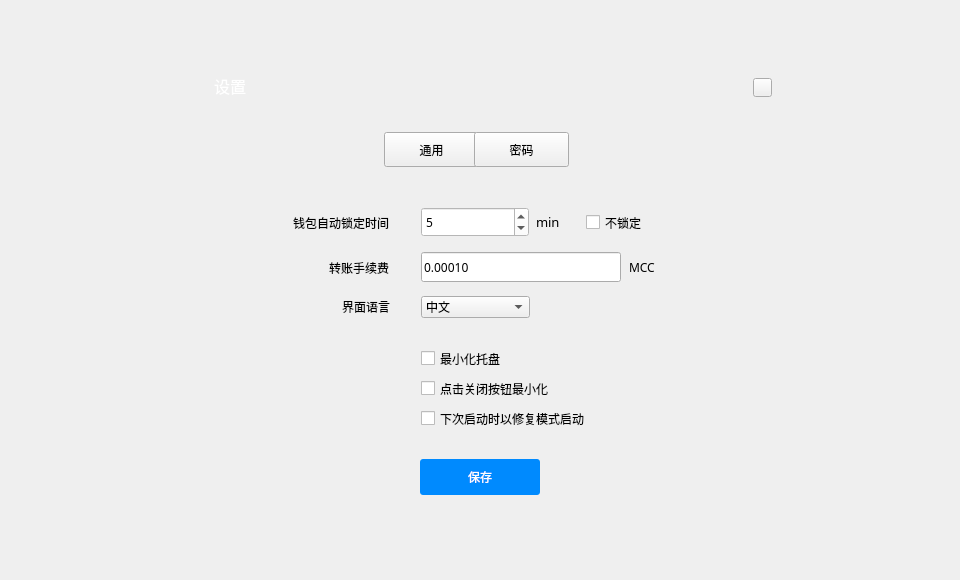
<?xml version="1.0" encoding="UTF-8"?>
<ui version="4.0">
 <class>SetDialog</class>
 <widget class="QDialog" name="SetDialog">
  <property name="geometry">
   <rect>
    <x>0</x>
    <y>0</y>
    <width>960</width>
    <height>580</height>
   </rect>
  </property>
  <property name="font">
   <font>
    <family>微软雅黑</family>
   </font>
  </property>
  <property name="windowTitle">
   <string>Dialog</string>
  </property>
  <property name="styleSheet">
   <string notr="true"/>
  </property>
  <widget class="QWidget" name="widget" native="true">
   <property name="geometry">
    <rect>
     <x>0</x>
     <y>0</y>
     <width>960</width>
     <height>580</height>
    </rect>
   </property>
   <widget class="QWidget" name="containerWidget" native="true">
    <property name="geometry">
     <rect>
      <x>166</x>
      <y>58</y>
      <width>628</width>
      <height>468</height>
     </rect>
    </property>
    <widget class="QLabel" name="label">
     <property name="geometry">
      <rect>
       <x>34</x>
       <y>17</y>
       <width>60</width>
       <height>21</height>
      </rect>
     </property>
     <property name="font">
      <font>
       <family>微软雅黑</family>
       <pointsize>12</pointsize>
       <weight>50</weight>
       <bold>false</bold>
      </font>
     </property>
     <property name="styleSheet">
      <string notr="true">color: rgb(255, 255, 255);</string>
     </property>
     <property name="text">
      <string>设置</string>
     </property>
     <property name="alignment">
      <set>Qt::AlignCenter</set>
     </property>
    </widget>
    <widget class="QToolButton" name="generalBtn">
     <property name="geometry">
      <rect>
       <x>218</x>
       <y>74</y>
       <width>95</width>
       <height>35</height>
      </rect>
     </property>
     <property name="font">
      <font>
       <family>微软雅黑</family>
       <weight>50</weight>
       <bold>false</bold>
      </font>
     </property>
     <property name="cursor">
      <cursorShape>PointingHandCursor</cursorShape>
     </property>
     <property name="styleSheet">
      <string notr="true"/>
     </property>
     <property name="text">
      <string>通用</string>
     </property>
    </widget>
    <widget class="QStackedWidget" name="stackedWidget">
     <property name="geometry">
      <rect>
       <x>0</x>
       <y>130</y>
       <width>628</width>
       <height>338</height>
      </rect>
     </property>
     <property name="currentIndex">
      <number>0</number>
     </property>
     <widget class="QWidget" name="page">
      <widget class="QToolButton" name="saveBtn">
       <property name="geometry">
        <rect>
         <x>254</x>
         <y>271</y>
         <width>120</width>
         <height>36</height>
        </rect>
       </property>
       <property name="font">
        <font>
         <family>微软雅黑</family>
        </font>
       </property>
       <property name="cursor">
        <cursorShape>PointingHandCursor</cursorShape>
       </property>
       <property name="focusPolicy">
        <enum>Qt::NoFocus</enum>
       </property>
       <property name="styleSheet">
        <string notr="true">QToolButton{background-color:rgb(0,138,254);color:#ffffff;border:none;border-radius:3px;}
QToolButton:hover{background-color:rgb(10,148,254);}</string>
       </property>
       <property name="text">
        <string>保存</string>
       </property>
      </widget>
      <widget class="QLabel" name="label_2">
       <property name="geometry">
        <rect>
         <x>92</x>
         <y>19</y>
         <width>131</width>
         <height>31</height>
        </rect>
       </property>
       <property name="font">
        <font>
         <family>微软雅黑</family>
         <pointsize>9</pointsize>
        </font>
       </property>
       <property name="text">
        <string>钱包自动锁定时间</string>
       </property>
       <property name="alignment">
        <set>Qt::AlignRight|Qt::AlignTrailing|Qt::AlignVCenter</set>
       </property>
      </widget>
      <widget class="QComboBox" name="languageComboBox">
       <property name="geometry">
        <rect>
         <x>255</x>
         <y>108</y>
         <width>109</width>
         <height>22</height>
        </rect>
       </property>
       <property name="font">
        <font>
         <family>微软雅黑</family>
        </font>
       </property>
       <property name="focusPolicy">
        <enum>Qt::NoFocus</enum>
       </property>
       <property name="styleSheet">
        <string notr="true"/>
       </property>
       <item>
        <property name="text">
         <string>中文</string>
        </property>
       </item>
       <item>
        <property name="text">
         <string>English</string>
        </property>
       </item>
      </widget>
      <widget class="QCheckBox" name="nolockCheckBox">
       <property name="geometry">
        <rect>
         <x>420</x>
         <y>24</y>
         <width>101</width>
         <height>21</height>
        </rect>
       </property>
       <property name="font">
        <font>
         <family>微软雅黑</family>
         <pointsize>9</pointsize>
        </font>
       </property>
       <property name="cursor">
        <cursorShape>PointingHandCursor</cursorShape>
       </property>
       <property name="focusPolicy">
        <enum>Qt::NoFocus</enum>
       </property>
       <property name="text">
        <string>不锁定</string>
       </property>
      </widget>
      <widget class="QSpinBox" name="lockTimeSpinBox">
       <property name="geometry">
        <rect>
         <x>255</x>
         <y>19</y>
         <width>108</width>
         <height>30</height>
        </rect>
       </property>
       <property name="font">
        <font>
         <family>微软雅黑</family>
        </font>
       </property>
       <property name="focusPolicy">
        <enum>Qt::StrongFocus</enum>
       </property>
       <property name="styleSheet">
        <string notr="true">background-color: rgb(255, 255, 255);</string>
       </property>
       <property name="readOnly">
        <bool>false</bool>
       </property>
       <property name="minimum">
        <number>0</number>
       </property>
       <property name="maximum">
        <number>60</number>
       </property>
       <property name="value">
        <number>5</number>
       </property>
      </widget>
      <widget class="QLabel" name="label_6">
       <property name="geometry">
        <rect>
         <x>123</x>
         <y>109</y>
         <width>101</width>
         <height>20</height>
        </rect>
       </property>
       <property name="font">
        <font>
         <family>微软雅黑</family>
         <pointsize>9</pointsize>
        </font>
       </property>
       <property name="text">
        <string>界面语言</string>
       </property>
       <property name="alignment">
        <set>Qt::AlignRight|Qt::AlignTrailing|Qt::AlignVCenter</set>
       </property>
      </widget>
      <widget class="QLabel" name="label_3">
       <property name="geometry">
        <rect>
         <x>370</x>
         <y>26</y>
         <width>31</width>
         <height>16</height>
        </rect>
       </property>
       <property name="font">
        <font>
         <family>微软雅黑</family>
         <pointsize>10</pointsize>
        </font>
       </property>
       <property name="text">
        <string>min</string>
       </property>
      </widget>
      <widget class="QCheckBox" name="minimizeCheckBox">
       <property name="geometry">
        <rect>
         <x>255</x>
         <y>160</y>
         <width>171</width>
         <height>21</height>
        </rect>
       </property>
       <property name="font">
        <font>
         <family>微软雅黑</family>
         <pointsize>9</pointsize>
        </font>
       </property>
       <property name="cursor">
        <cursorShape>PointingHandCursor</cursorShape>
       </property>
       <property name="focusPolicy">
        <enum>Qt::NoFocus</enum>
       </property>
       <property name="text">
        <string>最小化托盘</string>
       </property>
      </widget>
      <widget class="QCheckBox" name="closeCheckBox">
       <property name="geometry">
        <rect>
         <x>255</x>
         <y>190</y>
         <width>211</width>
         <height>21</height>
        </rect>
       </property>
       <property name="font">
        <font>
         <family>微软雅黑</family>
         <pointsize>9</pointsize>
        </font>
       </property>
       <property name="cursor">
        <cursorShape>PointingHandCursor</cursorShape>
       </property>
       <property name="focusPolicy">
        <enum>Qt::NoFocus</enum>
       </property>
       <property name="text">
        <string>点击关闭按钮最小化</string>
       </property>
      </widget>
      <widget class="QCheckBox" name="resyncCheckBox">
       <property name="geometry">
        <rect>
         <x>255</x>
         <y>220</y>
         <width>211</width>
         <height>21</height>
        </rect>
       </property>
       <property name="font">
        <font>
         <family>微软雅黑</family>
         <pointsize>9</pointsize>
        </font>
       </property>
       <property name="cursor">
        <cursorShape>PointingHandCursor</cursorShape>
       </property>
       <property name="focusPolicy">
        <enum>Qt::NoFocus</enum>
       </property>
       <property name="text">
        <string>下次启动时以修复模式启动</string>
       </property>
      </widget>
      <widget class="QLabel" name="label_4">
       <property name="geometry">
        <rect>
         <x>92</x>
         <y>64</y>
         <width>131</width>
         <height>31</height>
        </rect>
       </property>
       <property name="font">
        <font>
         <family>微软雅黑</family>
         <pointsize>9</pointsize>
        </font>
       </property>
       <property name="text">
        <string>转账手续费</string>
       </property>
       <property name="alignment">
        <set>Qt::AlignRight|Qt::AlignTrailing|Qt::AlignVCenter</set>
       </property>
      </widget>
      <widget class="QLabel" name="unitLabel2">
       <property name="geometry">
        <rect>
         <x>463</x>
         <y>71</y>
         <width>150</width>
         <height>16</height>
        </rect>
       </property>
       <property name="font">
        <font>
         <family>微软雅黑</family>
        </font>
       </property>
       <property name="styleSheet">
        <string notr="true"/>
       </property>
       <property name="text">
        <string>MCC</string>
       </property>
      </widget>
      <widget class="QLineEdit" name="feeLineEdit">
       <property name="geometry">
        <rect>
         <x>255</x>
         <y>64</y>
         <width>200</width>
         <height>30</height>
        </rect>
       </property>
       <property name="cursor">
        <cursorShape>IBeamCursor</cursorShape>
       </property>
       <property name="contextMenuPolicy">
        <enum>Qt::DefaultContextMenu</enum>
       </property>
       <property name="text">
        <string>0.00010</string>
       </property>
       <property name="maxLength">
        <number>20</number>
       </property>
       <property name="readOnly">
        <bool>false</bool>
       </property>
      </widget>
     </widget>
     <widget class="QWidget" name="page_2">
      <widget class="QLineEdit" name="newPwdLineEdit">
       <property name="geometry">
        <rect>
         <x>245</x>
         <y>74</y>
         <width>195</width>
         <height>30</height>
        </rect>
       </property>
       <property name="font">
        <font>
         <family>微软雅黑</family>
        </font>
       </property>
       <property name="contextMenuPolicy">
        <enum>Qt::DefaultContextMenu</enum>
       </property>
       <property name="echoMode">
        <enum>QLineEdit::Password</enum>
       </property>
      </widget>
      <widget class="QLineEdit" name="confirmPwdLineEdit">
       <property name="geometry">
        <rect>
         <x>245</x>
         <y>129</y>
         <width>195</width>
         <height>30</height>
        </rect>
       </property>
       <property name="font">
        <font>
         <family>微软雅黑</family>
        </font>
       </property>
       <property name="contextMenuPolicy">
        <enum>Qt::DefaultContextMenu</enum>
       </property>
       <property name="echoMode">
        <enum>QLineEdit::Password</enum>
       </property>
      </widget>
      <widget class="QToolButton" name="confirmBtn">
       <property name="geometry">
        <rect>
         <x>254</x>
         <y>214</y>
         <width>120</width>
         <height>36</height>
        </rect>
       </property>
       <property name="font">
        <font/>
       </property>
       <property name="cursor">
        <cursorShape>PointingHandCursor</cursorShape>
       </property>
       <property name="focusPolicy">
        <enum>Qt::NoFocus</enum>
       </property>
       <property name="styleSheet">
        <string notr="true">QToolButton{background-color:rgb(0,138,254);color:#ffffff;border:none;border-radius:3px;}
QToolButton:hover{background-color:rgb(10,148,254);}
QToolButton:disabled{background-color:#cecece;}</string>
       </property>
       <property name="text">
        <string>保存</string>
       </property>
      </widget>
      <widget class="QLabel" name="label_7">
       <property name="geometry">
        <rect>
         <x>160</x>
         <y>134</y>
         <width>61</width>
         <height>16</height>
        </rect>
       </property>
       <property name="font">
        <font>
         <family>微软雅黑</family>
         <stylestrategy>PreferDefault</stylestrategy>
        </font>
       </property>
       <property name="text">
        <string>再次输入：</string>
       </property>
       <property name="alignment">
        <set>Qt::AlignRight|Qt::AlignTrailing|Qt::AlignVCenter</set>
       </property>
      </widget>
      <widget class="QLabel" name="tipLabel3">
       <property name="geometry">
        <rect>
         <x>450</x>
         <y>24</y>
         <width>151</width>
         <height>16</height>
        </rect>
       </property>
       <property name="styleSheet">
        <string notr="true">color: rgb(255, 0, 0);</string>
       </property>
       <property name="text">
        <string/>
       </property>
      </widget>
      <widget class="QLabel" name="label_8">
       <property name="geometry">
        <rect>
         <x>160</x>
         <y>24</y>
         <width>61</width>
         <height>16</height>
        </rect>
       </property>
       <property name="font">
        <font>
         <family>微软雅黑</family>
         <stylestrategy>PreferDefault</stylestrategy>
        </font>
       </property>
       <property name="text">
        <string>旧密码：</string>
       </property>
       <property name="alignment">
        <set>Qt::AlignRight|Qt::AlignTrailing|Qt::AlignVCenter</set>
       </property>
      </widget>
      <widget class="QLabel" name="tipLabel2">
       <property name="geometry">
        <rect>
         <x>450</x>
         <y>134</y>
         <width>151</width>
         <height>16</height>
        </rect>
       </property>
       <property name="styleSheet">
        <string notr="true">color: rgb(255, 0, 0);</string>
       </property>
       <property name="text">
        <string/>
       </property>
      </widget>
      <widget class="QLabel" name="label_9">
       <property name="geometry">
        <rect>
         <x>160</x>
         <y>79</y>
         <width>61</width>
         <height>16</height>
        </rect>
       </property>
       <property name="font">
        <font>
         <family>微软雅黑</family>
         <stylestrategy>PreferDefault</stylestrategy>
        </font>
       </property>
       <property name="text">
        <string>新密码：</string>
       </property>
       <property name="alignment">
        <set>Qt::AlignRight|Qt::AlignTrailing|Qt::AlignVCenter</set>
       </property>
      </widget>
      <widget class="QLabel" name="tipLabel">
       <property name="geometry">
        <rect>
         <x>450</x>
         <y>79</y>
         <width>151</width>
         <height>16</height>
        </rect>
       </property>
       <property name="styleSheet">
        <string notr="true">color: rgb(255, 0, 0);</string>
       </property>
       <property name="text">
        <string/>
       </property>
      </widget>
      <widget class="QLineEdit" name="oldPwdLineEdit">
       <property name="geometry">
        <rect>
         <x>245</x>
         <y>19</y>
         <width>195</width>
         <height>30</height>
        </rect>
       </property>
       <property name="font">
        <font>
         <family>微软雅黑</family>
        </font>
       </property>
       <property name="contextMenuPolicy">
        <enum>Qt::DefaultContextMenu</enum>
       </property>
       <property name="echoMode">
        <enum>QLineEdit::Password</enum>
       </property>
      </widget>
     </widget>
    </widget>
    <widget class="QToolButton" name="closeBtn">
     <property name="geometry">
      <rect>
       <x>587</x>
       <y>20</y>
       <width>19</width>
       <height>19</height>
      </rect>
     </property>
     <property name="cursor">
      <cursorShape>PointingHandCursor</cursorShape>
     </property>
     <property name="focusPolicy">
      <enum>Qt::NoFocus</enum>
     </property>
     <property name="text">
      <string/>
     </property>
    </widget>
    <widget class="QToolButton" name="safeBtn">
     <property name="geometry">
      <rect>
       <x>308</x>
       <y>74</y>
       <width>95</width>
       <height>35</height>
      </rect>
     </property>
     <property name="font">
      <font>
       <weight>50</weight>
       <bold>false</bold>
      </font>
     </property>
     <property name="cursor">
      <cursorShape>PointingHandCursor</cursorShape>
     </property>
     <property name="styleSheet">
      <string notr="true"/>
     </property>
     <property name="text">
      <string>密码</string>
     </property>
    </widget>
    <widget class="QLabel" name="titleLabel">
     <property name="geometry">
      <rect>
       <x>0</x>
       <y>0</y>
       <width>628</width>
       <height>50</height>
      </rect>
     </property>
     <property name="text">
      <string/>
     </property>
    </widget>
    <zorder>titleLabel</zorder>
    <zorder>label</zorder>
    <zorder>generalBtn</zorder>
    <zorder>stackedWidget</zorder>
    <zorder>closeBtn</zorder>
    <zorder>safeBtn</zorder>
   </widget>
  </widget>
 </widget>
 <tabstops>
  <tabstop>oldPwdLineEdit</tabstop>
  <tabstop>newPwdLineEdit</tabstop>
  <tabstop>confirmPwdLineEdit</tabstop>
  <tabstop>lockTimeSpinBox</tabstop>
  <tabstop>generalBtn</tabstop>
  <tabstop>safeBtn</tabstop>
 </tabstops>
 <resources/>
 <connections/>
</ui>
